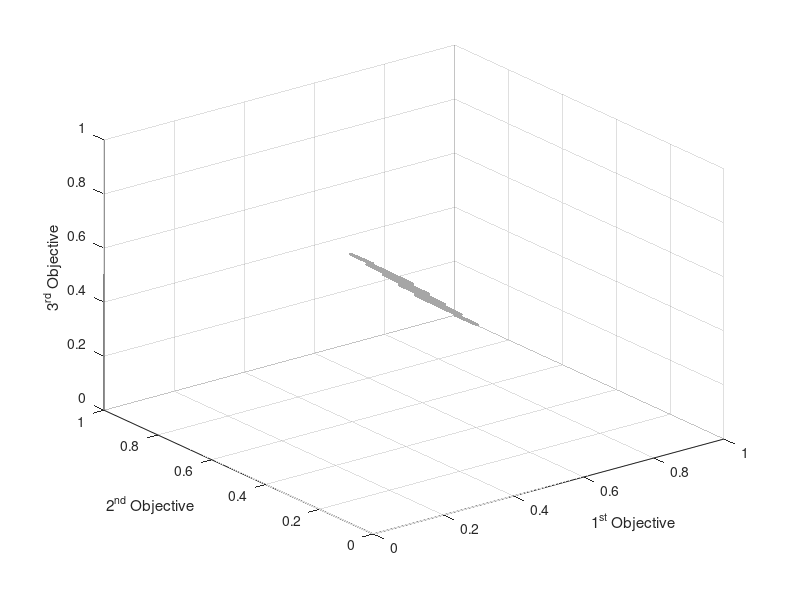

The MATLAB source for this figure:
load('IMOP4.mat');

scatter3(PF(:, 1), PF(:, 2), PF(:, 3), 'SeriesIndex', 1, 'DisplayName', 'PF', ...
    'MarkerEdgeColor', [0.650980392156863, 0.650980392156863, 0.650980392156863], ...
    'MarkerFaceAlpha', 0.5, ...
    'MarkerFaceColor', [0.650980392156863, 0.650980392156863, 0.650980392156863], ...
    'Marker', '.');
xlabel('1^{st} Objective');
ylabel('2^{nd} Objective');
zlabel('3^{rd} Objective');
